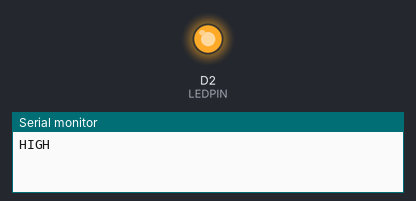
A sketch run on a simulated Arduino Zero (SAMD21). On the bench: output pins drawn as LEDs (lit = HIGH), the last lines printed to the serial monitor.

Above: at 1.0 s.
At 3.0 s:
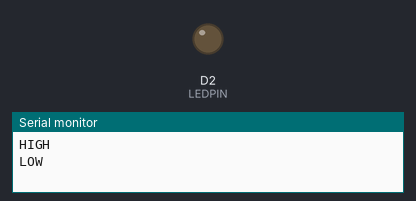
Timing chart, 0 to 5.2 s (numbered marks = the images above):
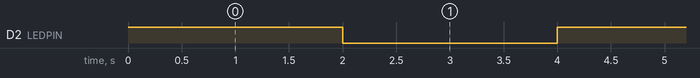

The sketch:

hello-world.ino
```cpp
// PA14 is Pin 2
// https://github.com/arduino/ArduinoCore-samd/blob/master/variants/arduino_zero/variant.cpp#L26
#define LEDPIN 2

void setup() {
  pinMode(LEDPIN, OUTPUT);
  SerialUSB.begin(9600);
}

void loop() {
  digitalWrite(LEDPIN, HIGH);
  SerialUSB.println("HIGH");
  delay(2000);

  digitalWrite(LEDPIN, LOW);
  SerialUSB.println("LOW");
  delay(2000);
}
```

Measured:
- by itself, D2 (LEDPIN): alternates HIGH for 2.0 s and LOW for 2.0 s
